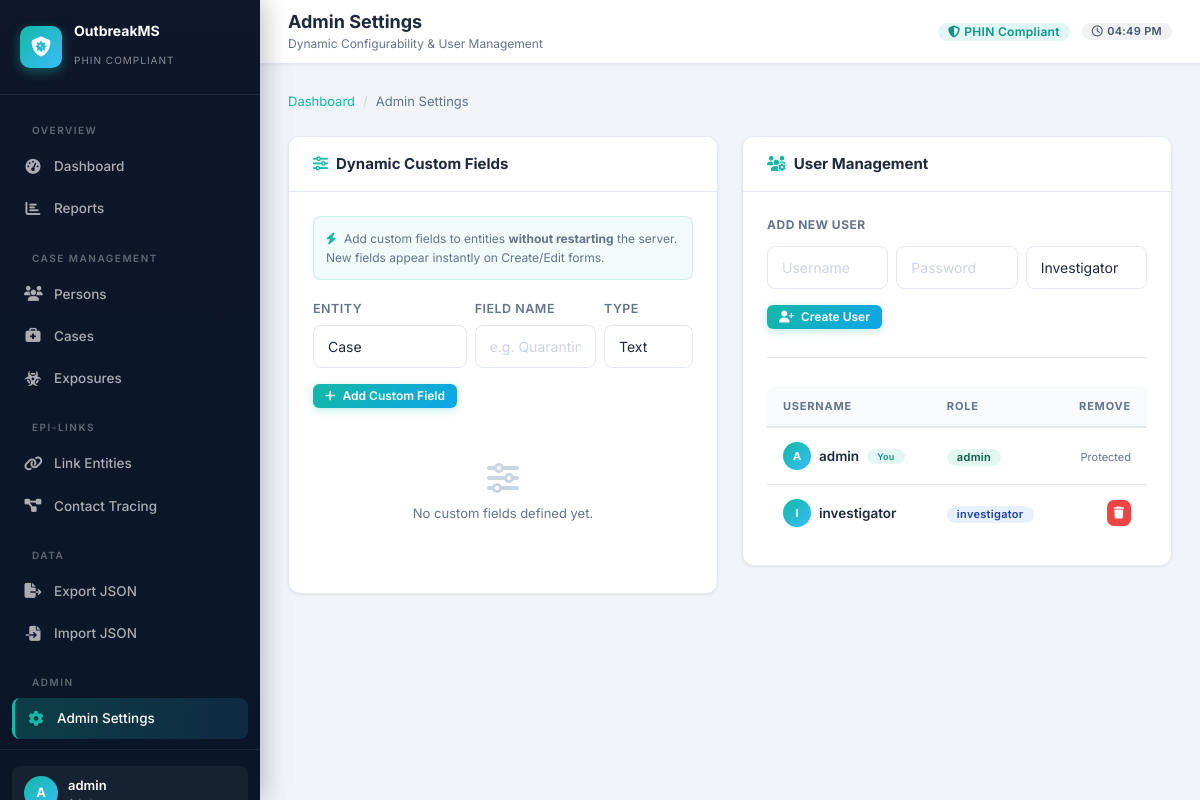
The app's page /admin/settings (signed in) with its own data.
### app.py (models this page shows, shortened)
class User(db.Model, UserMixin):
    __tablename__ = "users"
    id            = db.Column(db.Integer, primary_key=True)
    username      = db.Column(db.String(80), unique=True, nullable=False)
    password_hash = db.Column(db.String(256), nullable=False)
    role          = db.Column(db.String(20), nullable=False, default="investigator")
    def is_admin(self): return self.role == "admin"

### app.py (the view, shortened to what this page needs)
@app.route("/admin/settings", methods=["GET","POST"])
@login_required
@admin_required
def admin_settings():
    users=User.query.all(); cf=CustomField.query.all()
    return render_template("admin_settings.html", users=users, custom_fields=cf)

### app.py (called while the page is built)
@login_manager.user_loader
def load_user(uid): return User.query.get(int(uid))

def admin_required(f):
    @wraps(f)
    def decorated(*args, **kwargs):
        if not current_user.is_authenticated or not current_user.is_admin():
            abort(403)
        return f(*args, **kwargs)
    return decorated

@app.context_processor
def inject_globals():
    return {'now': __import__('datetime').datetime.utcnow()}

### templates/admin_settings.html (shortened to what this page needs)
{% extends "base.html" %}
{% block page_title %}Admin Settings{% endblock %}
{% block page_subtitle %}Dynamic Configurability &amp; User Management{% endblock %}
{% block content %}
<div class="breadcrumb mb-4">
  <a href="{{ url_for('dashboard') }}">Dashboard</a>
  <span class="breadcrumb-sep">/</span>
  <span>Admin Settings</span>
</div>
<div class="row g-4">
  <div class="col-lg-6" data-aos="fade-up">
    <div class="card">
      <div class="card-header">
        <h5><i class="fa-solid fa-sliders me-2 text-teal"></i>Dynamic Custom Fields
        </h5>
      </div>
      <div class="card-body">
        <div style="padding:12px;background:rgba(20,184,166,.06);border:1px solid rgba(20,184,166,.2);border-radius:8px;margin-bottom:20px">
          <p style="font-size:12px;color:var(--text-muted);margin:0;line-height:1.6">
            <i class="fa-solid fa-bolt me-1 text-teal"></i>
            Add custom fields to entities <strong>without restarting</strong> the server.
            New fields appear instantly on Create/Edit forms.
          </p>
        </div>
        <form method="POST" style="margin-bottom:24px">
          <div class="row g-2">
            <div class="col-md-5">
              <div class="form-group mb-0">
                <label class="form-label">Entity</label>
                <select name="entity_type" class="form-select">
                  <option value="Case">Case</option>
                </select>
              </div>
            </div>
            <div class="col-md-4">
              <div class="form-group mb-0">
                <label class="form-label">Field Name</label>
                <input type="text" name="field_name" class="form-control" placeholder="e.g. Quarantine Floor" required />
              </div>
            </div>
            <div class="col-md-3">
              <div class="form-group mb-0">
                <label class="form-label">Type</label>
                <select name="field_type" class="form-select">
                  <option value="text">Text</option>
                </select>
              </div>
            </div>
          </div>
          <button type="submit" class="btn btn-primary btn-sm mt-3">
            <i class="fa-solid fa-plus"></i> Add Custom Field
          </button>
        </form>
        {% if custom_fields %}
        <div class="table-responsive">
          <table class="data-table">
            <thead>
              <tr><th>Entity</th><th>Field Name</th><th>Type</th><th style="text-align:right">Remove</th></tr>
            </thead>
            <tbody>
              {% for cf in custom_fields %}
              <tr>
                <td><span class="badge badge-teal">{{ cf.entity_type }}</span></td>
                <td style="font-weight:600">{{ cf.field_name }}</td>
                <td><span class="badge badge-gray">{{ cf.field_type }}</span></td>
                <td style="text-align:right">
                  <form id="del-cf-{{ cf.id }}" method="POST">
                    <input type="hidden" name="action" value="delete_field" />
                    <input type="hidden" name="cf_id" value="{{ cf.id }}" />
                    <button type="button" class="btn btn-danger btn-sm btn-icon"
                      onclick="confirmDelete('del-cf-{{ cf.id }}', 'custom field')">
                      <i class="fa-solid fa-trash"></i>
                    </button>
                  </form>
                </td>
              </tr>
              {% endfor %}
            </tbody>
          </table>
        </div>
        {% else %}
        <div class="empty-state" style="padding:30px">
          <i class="fa-solid fa-sliders" style="font-size:32px;color:#CBD5E1;display:block;margin-bottom:10px"></i>
          <p style="color:var(--text-muted);font-size:13px">No custom fields defined yet.</p>
        </div>
        {% endif %}
      </div>
    </div>
  </div>
  <div class="col-lg-6" data-aos="fade-up" data-aos-delay="100">
    <div class="card">
      <div class="card-header">
        <h5><i class="fa-solid fa-users-gear me-2 text-teal"></i>User Management
        </h5>
      </div>
      <div class="card-body">
        <form method="POST" style="margin-bottom:24px">
          <div style="font-size:12px;font-weight:700;text-transform:uppercase;letter-spacing:.5px;color:var(--text-muted);margin-bottom:12px">
            Add New User
          </div>
          <div class="row g-2">
            <div class="col-md-4">
              <input type="text" name="new_username" class="form-control" placeholder="Username" required />
            </div>
            <div class="col-md-4">
              <input type="password" name="new_password" class="form-control" placeholder="Password" required />
            </div>
            <div class="col-md-4">
              <select name="new_role" class="form-select">
                <option value="investigator">Investigator</option>
              </select>
            </div>
          </div>
          <button type="submit" class="btn btn-primary btn-sm mt-3">
            <i class="fa-solid fa-user-plus"></i> Create User
          </button>
        </form>
        <div class="section-divider"></div>
        <div class="table-responsive">
          <table class="data-table">
            <thead>
              <tr><th>Username</th><th>Role</th><th style="text-align:right">Remove</th></tr>
            </thead>
            <tbody>
              {% for u in users %}
              <tr>
                <td>
                  <div style="display:flex;align-items:center;gap:8px">
                    <div style="width:28px;height:28px;background:linear-gradient(135deg,var(--teal),var(--cyan));border-radius:50%;display:flex;align-items:center;justify-content:center;font-size:11px;font-weight:700;color:white">
                      {{ u.username[0]|upper }}
                    </div>
                    <span style="font-weight:600">{{ u.username }}</span>
                    {% if u.id == current_user.id %}<span class="badge badge-teal" style="font-size:9px">You</span>{% endif %}
                  </div>
                </td>
                <td>
                  <span class="badge {% if u.role == 'admin' %}badge-confirmed{% else %}badge-probable{% endif %}">
                    {{ u.role }}
                  </span>
                </td>
                <td style="text-align:right">
                  {% if u.id != current_user.id %}
                  <form id="del-user-{{ u.id }}" method="POST">
                    <button type="button" class="btn btn-danger btn-sm btn-icon"
                      onclick="confirmDelete('del-user-{{ u.id }}', 'user')">
                      <i class="fa-solid fa-trash"></i>
                    </button>
                  </form>
                  {% else %}
                  <span style="font-size:11px;color:var(--text-muted)">Protected</span>
                  {% endif %}
                </td>
              </tr>
              {% endfor %}
            </tbody>
          </table>
        </div>
      </div>
    </div>
  </div>
</div>
{% endblock %}

### templates/base.html (shortened to what this page needs)
<!DOCTYPE html>
<html lang="en">
<head>
  <link rel="stylesheet" href="https://cdnjs.cloudflare.com/ajax/libs/font-awesome/6.5.0/css/all.min.css" />
  <link rel="stylesheet" href="https://cdnjs.cloudflare.com/ajax/libs/animate.css/4.1.1/animate.min.css" />
  <link rel="stylesheet" href="https://unpkg.com/aos@2.3.4/dist/aos.css" />
  <link rel="stylesheet" href="https://cdn.jsdelivr.net/npm/bootstrap@5.3.2/dist/css/bootstrap.min.css" />
  <link rel="stylesheet" href="{{ url_for('static', filename='css/custom.css') }}" />
</head>
<body>
  <aside class="sidebar" id="sidebar">
    <a href="{{ url_for('dashboard') }}" class="sidebar-brand">
      <div class="brand-icon"><i class="fa-solid fa-shield-virus"></i></div>
      <div class="brand-text">
        <h6>OutbreakMS</h6>
        <span>PHIN Compliant</span>
      </div>
    </a>
    <nav class="sidebar-nav">
      <div class="sidebar-section-label">Overview</div>
      <div class="nav-item">
        <a href="{{ url_for('dashboard') }}" class="nav-link {% if request.endpoint == 'dashboard' %}active{% endif %}">
          <i class="fa-solid fa-gauge-high"></i> Dashboard
        </a>
      </div>
      <div class="nav-item">
        <a href="{{ url_for('reports') }}" class="nav-link {% if request.endpoint == 'reports' %}active{% endif %}">
          <i class="fa-solid fa-chart-bar"></i> Reports
        </a>
      </div>
      <div class="sidebar-section-label">Case Management</div>
      <div class="nav-item">
        <a href="{{ url_for('persons') }}" class="nav-link {% if 'person' in request.endpoint %}active{% endif %}">
          <i class="fa-solid fa-users"></i> Persons
        </a>
      </div>
      <div class="nav-item">
        <a href="{{ url_for('cases') }}" class="nav-link {% if 'case' in request.endpoint and request.endpoint != 'contacts' %}active{% endif %}">
          <i class="fa-solid fa-briefcase-medical"></i> Cases
        </a>
      </div>
      <div class="nav-item">
        <a href="{{ url_for('exposures') }}" class="nav-link {% if 'exposure' in request.endpoint %}active{% endif %}">
          <i class="fa-solid fa-biohazard"></i> Exposures
        </a>
      </div>
      <div class="sidebar-section-label">Epi-Links</div>
      <div class="nav-item">
        <a href="{{ url_for('links') }}" class="nav-link {% if request.endpoint == 'links' %}active{% endif %}">
          <i class="fa-solid fa-link"></i> Link Entities
        </a>
      </div>
      <div class="nav-item">
        <a href="{{ url_for('contacts') }}" class="nav-link {% if request.endpoint == 'contacts' %}active{% endif %}">
          <i class="fa-solid fa-diagram-project"></i> Contact Tracing
        </a>
      </div>
      <div class="sidebar-section-label">Data</div>
      <div class="nav-item">
        <a href="{{ url_for('export_data') }}" class="nav-link">
          <i class="fa-solid fa-file-export"></i> Export JSON
        </a>
      </div>
      {% if current_user.is_admin() %}
      <div class="nav-item">
        <a href="{{ url_for('import_data') }}" class="nav-link {% if request.endpoint == 'import_data' %}active{% endif %}">
          <i class="fa-solid fa-file-import"></i> Import JSON
        </a>
      </div>
      <div class="sidebar-section-label">Admin</div>
      <div class="nav-item">
        <a href="{{ url_for('admin_settings') }}" class="nav-link {% if request.endpoint == 'admin_settings' %}active{% endif %}">
          <i class="fa-solid fa-gear"></i> Admin Settings
        </a>
      </div>
      {% endif %}
    </nav>
    <div class="sidebar-footer">
      <div class="user-info">
        <div class="user-avatar">{{ current_user.username[0]|upper }}</div>
        <div class="user-details">
          <div class="username">{{ current_user.username }}</div>
          <div class="user-role">{{ current_user.role }}</div>
        </div>
      </div>
    </div>
  </aside>
  <div class="main-content">
    <header class="top-navbar">
      <div>
        <h1 class="page-title d-inline">{% block page_title %}Dashboard{% endblock %}</h1>
        <div class="page-subtitle">{% block page_subtitle %}{% endblock %}</div>
      </div>
      <div class="navbar-actions">
        <span class="badge badge-teal" style="font-size:12px">
          <i class="fa-solid fa-shield-halved me-1"></i> PHIN Compliant
        </span>
        <span class="badge badge-gray" style="font-size:11px">
          <i class="fa-regular fa-clock me-1"></i>
          <span id="live-time"></span>
        </span>
      </div>
    </header>
    <div class="page-wrapper">
      {% block content %}{% endblock %}
    </div>
  </div>
</body>
</html>

### records on screen
User: username "A", username "admin", shows "You", role "admin", shows "Protected"
User: username "I", username "investigator", role "investigator"
